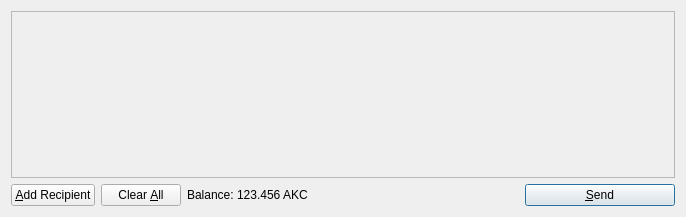
<?xml version="1.0" encoding="UTF-8"?>
<ui version="4.0">
 <class>SendCoinsDialog</class>
 <widget class="QDialog" name="SendCoinsDialog">
  <property name="geometry">
   <rect>
    <x>0</x>
    <y>0</y>
    <width>686</width>
    <height>217</height>
   </rect>
  </property>
  <property name="windowTitle">
   <string>Send Coins</string>
  </property>
  <layout class="QVBoxLayout" name="verticalLayout">
   <item>
    <widget class="QScrollArea" name="scrollArea">
     <property name="widgetResizable">
      <bool>true</bool>
     </property>
     <widget class="QWidget" name="scrollAreaWidgetContents">
      <property name="geometry">
       <rect>
        <x>0</x>
        <y>0</y>
        <width>666</width>
        <height>165</height>
       </rect>
      </property>
      <layout class="QVBoxLayout" name="verticalLayout_2">
       <property name="margin">
        <number>0</number>
       </property>
       <item>
        <layout class="QVBoxLayout" name="entries">
         <property name="spacing">
          <number>6</number>
         </property>
        </layout>
       </item>
       <item>
        <spacer name="verticalSpacer">
         <property name="orientation">
          <enum>Qt::Vertical</enum>
         </property>
         <property name="sizeHint" stdset="0">
          <size>
           <width>20</width>
           <height>40</height>
          </size>
         </property>
        </spacer>
       </item>
      </layout>
     </widget>
    </widget>
   </item>
   <item>
    <layout class="QHBoxLayout" name="horizontalLayout">
     <item>
      <widget class="QPushButton" name="addButton">
       <property name="toolTip">
        <string>Send to multiple recipients at once</string>
       </property>
       <property name="text">
        <string>&amp;Add Recipient</string>
       </property>
       <property name="icon">
        <iconset resource="../bitcoin.qrc">
         <normaloff>:/icons/add</normaloff>:/icons/add</iconset>
       </property>
       <property name="autoDefault">
        <bool>false</bool>
       </property>
      </widget>
     </item>
     <item>
      <widget class="QPushButton" name="clearButton">
       <property name="sizePolicy">
        <sizepolicy hsizetype="Minimum" vsizetype="Fixed">
         <horstretch>0</horstretch>
         <verstretch>0</verstretch>
        </sizepolicy>
       </property>
       <property name="toolTip">
        <string>Remove all transaction fields</string>
       </property>
       <property name="text">
        <string>Clear &amp;All</string>
       </property>
       <property name="icon">
        <iconset resource="../bitcoin.qrc">
         <normaloff>:/icons/remove</normaloff>:/icons/remove</iconset>
       </property>
       <property name="autoRepeatDelay">
        <number>300</number>
       </property>
       <property name="autoDefault">
        <bool>false</bool>
       </property>
      </widget>
     </item>
     <item>
      <layout class="QHBoxLayout" name="horizontalLayout_2">
       <property name="spacing">
        <number>3</number>
       </property>
       <item>
        <widget class="QLabel" name="label">
         <property name="text">
          <string>Balance:</string>
         </property>
        </widget>
       </item>
       <item>
        <widget class="QLabel" name="labelBalance">
         <property name="cursor">
          <cursorShape>IBeamCursor</cursorShape>
         </property>
         <property name="text">
          <string>123.456 AKC</string>
         </property>
         <property name="textInteractionFlags">
          <set>Qt::LinksAccessibleByMouse|Qt::TextSelectableByKeyboard|Qt::TextSelectableByMouse</set>
         </property>
        </widget>
       </item>
      </layout>
     </item>
     <item>
      <spacer name="horizontalSpacer">
       <property name="orientation">
        <enum>Qt::Horizontal</enum>
       </property>
       <property name="sizeHint" stdset="0">
        <size>
         <width>40</width>
         <height>20</height>
        </size>
       </property>
      </spacer>
     </item>
     <item>
      <widget class="QPushButton" name="sendButton">
       <property name="minimumSize">
        <size>
         <width>150</width>
         <height>0</height>
        </size>
       </property>
       <property name="toolTip">
        <string>Confirm the send action</string>
       </property>
       <property name="text">
        <string>&amp;Send</string>
       </property>
       <property name="icon">
        <iconset resource="../bitcoin.qrc">
         <normaloff>:/icons/send</normaloff>:/icons/send</iconset>
       </property>
       <property name="default">
        <bool>true</bool>
       </property>
      </widget>
     </item>
    </layout>
   </item>
  </layout>
 </widget>
 <resources>
  <include location="../bitcoin.qrc"/>
 </resources>
 <connections/>
</ui>
